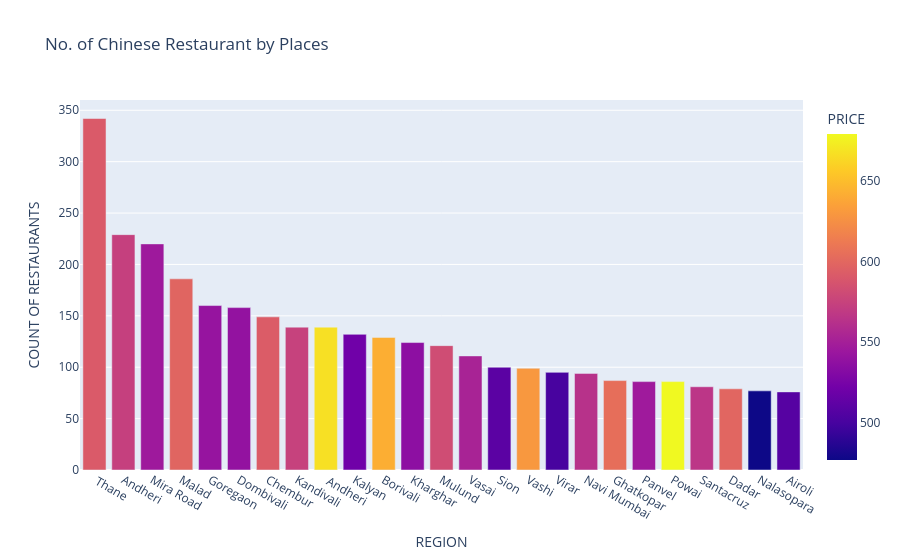

Notebook code for this chart:
### Code cell
fig = px.bar(chinese_rest_df, x='REGION', y='COUNT OF RESTAURANTS', color='PRICE', title= 'No. of Chinese Restaurant by Places')
fig.show()

### Figure 1 — Plotly figure (JSON) as saved in the notebook; plotly's stock layout.template omitted (floating-point values rounded to 4 significant figures)
{"data": [{"hovertemplate": "REGION=%{x}<br>COUNT OF RESTAURANTS=%{y}<br>PRICE=%{marker.color}<extra></extra>", "legendgroup": "", "marker": {"color": [590.8, 572.9, 545.7, 598.1, 540.9, 539.3, 592.6, 574.2, 666.9, 520.8, 641.9, 535.9, 581.8, 552.3, 509.8, 629.8, 500.0, 562.8, 604.6, 545.9, 679.1, 566.0, 598.7, 476.6, 507.2], "coloraxis": "coloraxis", "pattern": {"shape": ""}}, "name": "", "orientation": "v", "showlegend": false, "textposition": "auto", "type": "bar", "x": [" Thane", "Andheri", "Mira Road", "Malad", "Goregaon", "Dombivali", "Chembur", "Kandivali", " Andheri", "Kalyan", "Borivali", "Kharghar", "Mulund", "Vasai", "Sion", "Vashi", "Virar", "Navi Mumbai", "Ghatkopar", "Panvel", "Powai", "Santacruz", "Dadar", "Nalasopara", "Airoli"], "xaxis": "x", "y": [342, 229, 220, 186, 160, 158, 149, 139, 139, 132, 129, 124, 121, 111, 100, 99, 95, 94, 87, 86, 86, 81, 79, 77, 76], "yaxis": "y"}], "layout": {"barmode": "relative", "coloraxis": {"colorbar": {"title": {"text": "PRICE"}}, "colorscale": [[0, "#0d0887"], [0.1111, "#46039f"], [0.2222, "#7201a8"], [0.3333, "#9c179e"], [0.4444, "#bd3786"], [0.5556, "#d8576b"], [0.6667, "#ed7953"], [0.7778, "#fb9f3a"], [0.8889, "#fdca26"], [1, "#f0f921"]]}, "legend": {"tracegroupgap": 0}, "title": {"text": "No. of Chinese Restaurant by Places"}, "xaxis": {"anchor": "y", "domain": [0, 1], "title": {"text": "REGION"}}, "yaxis": {"anchor": "x", "domain": [0, 1], "title": {"text": "COUNT OF RESTAURANTS"}}}}
